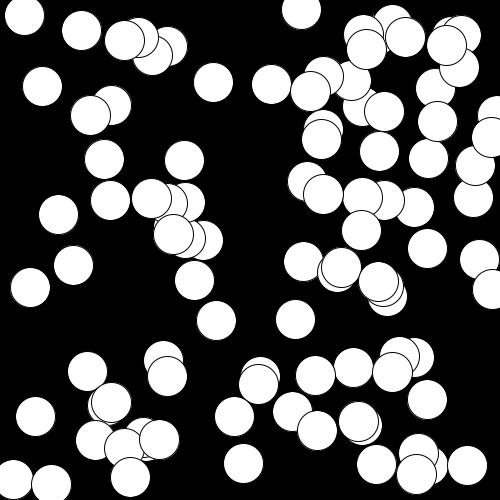
Frame 1 (no input)
Frame 60 (the mouse pressed at the canvas centre just before this capture): identical to frame 1, image omitted
Frame 120 (the mouse held since frame 60 and released just before this capture): identical to frame 1, image omitted

The Processing sketch that drew this single still picture (run headless with seeded random() and noise(); from frame 60 on, the mouse is pressed at the canvas centre):

// Processing sketch: arregloSimple
// ── arregloSimple.pde
int cantTotal = 100;
int cantParcial;
int tam = 40;
float [] px = new float[cantTotal];  
float [] py = new float[cantTotal];
float [] dx = new float[cantTotal]; 
float [] dy = new float[cantTotal];
void setup() {
  size(500, 500);

  for (int i=0; i<cantTotal; i++) {
    px[i] = random(width);
    py[i] = random(height);
    dx[i] = random(-2, 2);
    dy[i] = random(-2, 2);
  }
}
void draw() {
  background(0);
  for (int i=0; i<cantTotal; i++) {
    ellipse(px[i], py[i], tam, tam);
  }
}
